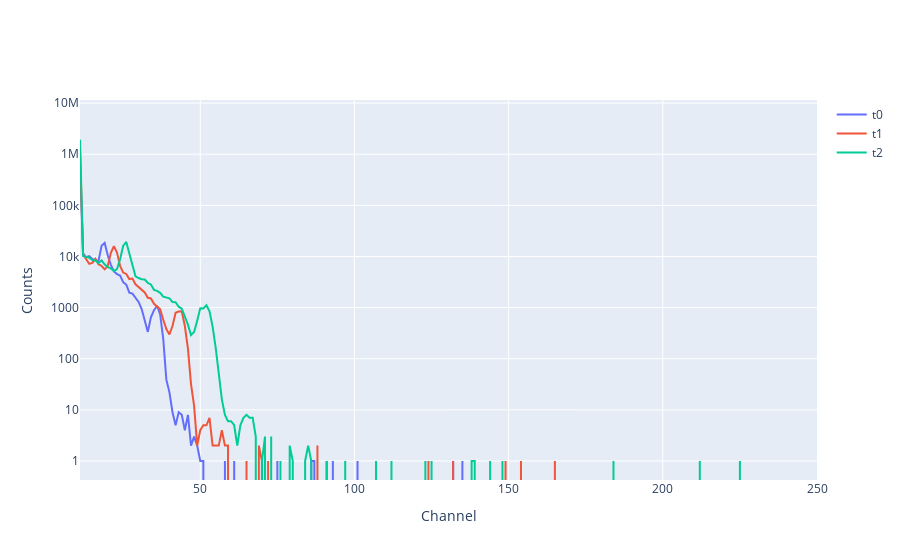

Notebook code for this chart:
### Code cell
# Create figure with secondary y-axis
fig = make_subplots()

for t in range(len(temp)):     
    fig.add_trace(
        go.Scatter( x=ener[t].index, y=ener[t], name='t'+str(t)),
    )
fig.update_yaxes(type="log")
fig.update_xaxes(range=[11,250])

fig.update_xaxes(title_text="Channel")
fig.update_yaxes(title_text="Counts")

fig.show()

### Figure 1 — Plotly figure (JSON) as saved in the notebook; plotly's stock layout.template omitted (floating-point values rounded to 4 significant figures; data arrays with more than 128 entries replaced by an {"elided": "..."} marker saying what was removed)
{"data": [{"name": "t0", "type": "scatter", "x": {"elided": "260 mixed values"}, "y": {"elided": "260 float values"}}, {"name": "t1", "type": "scatter", "x": {"elided": "260 mixed values"}, "y": {"elided": "260 float values"}}, {"name": "t2", "type": "scatter", "x": {"elided": "260 mixed values"}, "y": {"elided": "260 float values"}}], "layout": {"autosize": true, "xaxis": {"anchor": "y", "domain": [0, 1], "range": [11, 250], "title": {"text": "Channel"}, "type": "linear"}, "yaxis": {"anchor": "x", "autorange": true, "domain": [0, 1], "range": [-0.3716, 7.061], "title": {"text": "Counts"}, "type": "log"}}}
